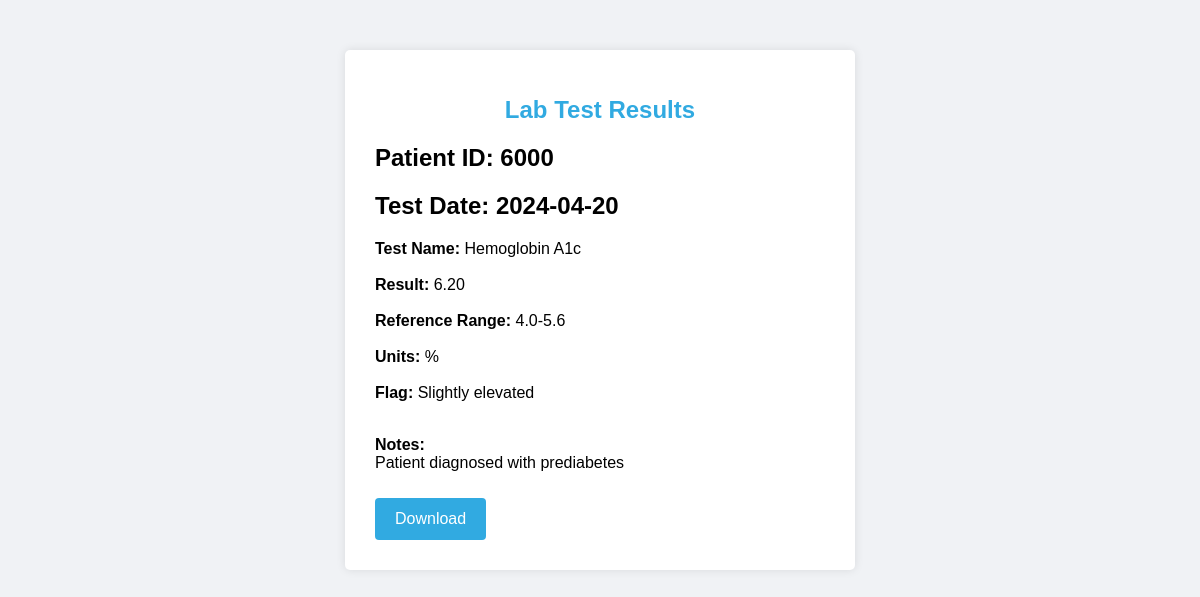
The page /viewlabtestresult.php?id=6000 (signed in) on the database its author committed.
### tables this page shows
CREATE TABLE IF NOT EXISTS `labtestresult` (
  `resultid` int(11) NOT NULL,
  `id` int(11) DEFAULT NULL,
  `testdate` date DEFAULT NULL,
  `testname` varchar(255) DEFAULT NULL,
  `result` decimal(10,2) DEFAULT NULL,
  `referencerange` varchar(100) DEFAULT NULL,
  `units` varchar(50) DEFAULT NULL,
  `flag` varchar(100) DEFAULT NULL,
  `notes` text,
  `seenbypatient` tinyint(1) NOT NULL,
  `seenbydr` tinyint(1) NOT NULL,
  PRIMARY KEY (`resultid`),
  KEY `id` (`id`)
);

### viewlabtestresult.php (the view, shortened to what this page needs)
<!DOCTYPE html>
<html lang="en">
<head>
</head>
<body>
  <div class="container">
    <h1>Lab Test Results</h1>
    <?php
  $servername = "localhost";
  $username = "root";
  $password = "";
  $database = "clinic";
  $conn = new mysqli($servername, $username, $password, $database, "3308");
  $id = isset($_GET["id"]) ? $_GET["id"] : null;
  if ($id) {
    $sql_lab = "SELECT * FROM patient join labtestresult on  patient.id = labtestresult.id WHERE patient.id ='$id'";
    $result_lab = $conn->query($sql_lab);
    if ($result_lab->num_rows >0) {
      $lab_data = $result_lab->fetch_assoc();
      $labtestResultId = $lab_data['resultid'];
    $sql = "SELECT * FROM labtestresult WHERE resultid = '$labtestResultId'";
    $result = $conn->query($sql);
    if ($result->num_rows > 0) {
      $row = $result->fetch_assoc();
      echo "<h2>Patient ID: " . $row["id"] . "</h2>";
      echo "<h2>Test Date: " . $row["testdate"] . "</h2>";
      echo "<b>Test Name: </b>" . $row["testname"] . "<br><br>";
      echo "<b>Result: </b>" . $row["result"] . "<br><br>";
      echo "<b>Reference Range: </b>" . $row["referencerange"] . "<br><br>";
      echo "<b>Units: </b>" . $row["units"] . "<br><br>";
      echo "<b>Flag: </b>" . ($row["flag"] ? $row["flag"] : "-") . "<br><br>";
      echo "<p><b>Notes:</b><br>" . $row["notes"] . "</p>";
      echo "<form action='download.php' method='post'>";
      echo "<button type='submit'>Download</button>";
      echo "</form>";
    } }else {
      echo "No test results found for ID: " . $id;
    }
  } else {
    echo "<p>Error: Missing labtestresultid parameter.</p>";
  }
  ?>
  </div>
</body>
</html>

### viewlabtestresult.php (style rules this page uses)
body { font-family: Arial, sans-serif; background-color: #f0f2f5; }
.container { width: 450px; margin: 50px auto; border-radius: 5px; background-color: #fff; box-shadow: 0 0 10px rgba(0, 0, 0, 0.1); padding: 30px; }
h1 { text-align: center; margin-bottom: 20px; color: #31aae1; font-size: 24px; }
button[type="submit"] { background-color: #31aae1; border: none; color: white; padding: 12px 20px; text-align: center; text-decoration: none; display: inline-block; font-size: 16px; margin-top: 10px; cursor: pointer; border-radius: 4px; }

### rows shown on the page
labtestresult: id "6000", testdate "2024-04-20", testname "Hemoglobin A1c", result "6.20", referencerange "4.0-5.6", units "%", flag "Slightly elevated", notes "Patient diagnosed with prediabetes"
